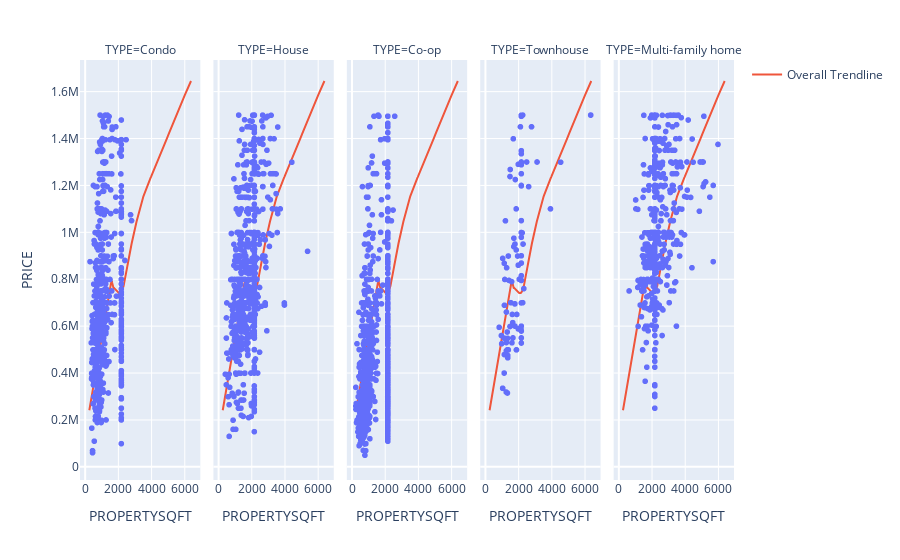

Notebook cell for this chart:
### Code cell
fig = px.scatter(data_frame=df, x = 'PROPERTYSQFT', y = 'PRICE' , facet_col= 'TYPE' , trendline= 'lowess' , trendline_scope='overall')
fig.show()

### Figure 1 — Plotly figure (JSON) as saved in the notebook; plotly's stock layout.template omitted (floating-point values rounded to 4 significant figures; data arrays with more than 128 entries replaced by an {"elided": "..."} marker saying what was removed)
{"data": [{"hovertemplate": "TYPE=Condo<br>PROPERTYSQFT=%{x}<br>PRICE=%{y}<extra></extra>", "legendgroup": "", "marker": {"color": "#636efa", "symbol": "circle"}, "mode": "markers", "name": "", "showlegend": false, "type": "scattergl", "x": {"elided": "600 float values"}, "xaxis": "x", "y": {"elided": "600 int values"}, "yaxis": "y"}, {"hovertemplate": "TYPE=House<br>PROPERTYSQFT=%{x}<br>PRICE=%{y}<extra></extra>", "legendgroup": "", "marker": {"color": "#636efa", "symbol": "circle"}, "mode": "markers", "name": "", "showlegend": false, "type": "scattergl", "x": {"elided": "831 float values"}, "xaxis": "x2", "y": {"elided": "831 int values"}, "yaxis": "y2"}, {"hovertemplate": "TYPE=Co-op<br>PROPERTYSQFT=%{x}<br>PRICE=%{y}<extra></extra>", "legendgroup": "", "marker": {"color": "#636efa", "symbol": "circle"}, "mode": "markers", "name": "", "showlegend": false, "type": "scattergl", "x": {"elided": "1255 float values"}, "xaxis": "x3", "y": {"elided": "1255 int values"}, "yaxis": "y3"}, {"hovertemplate": "TYPE=Townhouse<br>PROPERTYSQFT=%{x}<br>PRICE=%{y}<extra></extra>", "legendgroup": "", "marker": {"color": "#636efa", "symbol": "circle"}, "mode": "markers", "name": "", "showlegend": false, "type": "scattergl", "x": [1162.0, 1734.0, 1638.0, 2184.0, 1548.0, 1440.0, 980.0, 1793.0, 1793.0, 2264.0, 2288.0, 1330.0, 1912.0, 1618.0, 1998.0, 1059.0, 1059.0, 3134.0, 2184.0, 2184.0, 1364.0, 1150.0, 2160.0, 2160.0, 1596.0, 2058.0, 2184.0, 1224.0, 2184.0, 1283.0, 1270.0, 996.0, 1513.0, 2184.0, 1400.0, 1400.0, 1280.0, 2266.0, 1344.0, 1677.0, 4560.0, 1960.0, 2184.0, 1874.0, 2184.0, 2184.0, 2504.0, 2184.0, 1296.0, 1159.0, 2625.0, 1280.0, 1500.0, 2184.0, 2184.0, 846.0, 1152.0, 2184.0, 2000.0, 2184.0, 1800.0, 2236.0, 1354.0, 1700.0, 2800.0, 1728.0, 1148.0, 2184.0, 1500.0, 2128.0, 2184.0, 2184.0, 1056.0, 2184.0, 2184.0, 2000.0, 2000.0, 1875.0, 2184.0, 2337.0, 2184.0, 2184.0, 1664.0, 6375.0, 6375.0, 3944.0, 2184.0, 2184.0, 1184.0, 1821.0, 2184.0, 1890.0, 1890.0, 1800.0, 1332.0, 1365.0], "xaxis": "x4", "y": [689000, 975000, 650000, 1250000, 699998, 795000, 559900, 695000, 695000, 1499999, 950000, 575000, 650000, 529000, 1290000, 334999, 334999, 1299999, 815000, 1499000, 475000, 549000, 588000, 588000, 790000, 799900, 1050000, 1049000, 549990, 660000, 318888, 525000, 1268000, 1198000, 499000, 899000, 495000, 700000, 315000, 549999, 1299000, 899000, 900000, 1099999, 869000, 1335000, 1299900, 1288000, 849000, 478888, 1195000, 530000, 1238000, 795000, 795000, 595000, 868000, 1348000, 588000, 600000, 950000, 998000, 548000, 1399000, 1450000, 939000, 399985, 1200000, 598500, 1450000, 979000, 699000, 889000, 579000, 528000, 860000, 860000, 925000, 999000, 760000, 999000, 1300000, 615000, 1500000, 1500000, 1100000, 1499000, 1495000, 799000, 1225000, 1495000, 499000, 499000, 599999, 499000, 465000], "yaxis": "y4"}, {"hovertemplate": "TYPE=Multi-family home<br>PROPERTYSQFT=%{x}<br>PRICE=%{y}<extra></extra>", "legendgroup": "", "marker": {"color": "#636efa", "symbol": "circle"}, "mode": "markers", "name": "", "showlegend": false, "type": "scattergl", "x": {"elided": "519 float values"}, "xaxis": "x5", "y": {"elided": "519 int values"}, "yaxis": "y5"}, {"hovertemplate": "<b>LOWESS trendline</b><br><br>PROPERTYSQFT=%{x}<br>PRICE=%{y} <b>(trend)</b><extra></extra>", "legendgroup": "Overall Trendline", "line": {"color": "#EF553B"}, "mode": "lines", "name": "Overall Trendline", "showlegend": false, "type": "scatter", "x": {"elided": "3301 float values"}, "xaxis": "x", "y": {"elided": "3301 float values"}, "yaxis": "y"}, {"hovertemplate": "<b>LOWESS trendline</b><br><br>PROPERTYSQFT=%{x}<br>PRICE=%{y} <b>(trend)</b><extra></extra>", "legendgroup": "Overall Trendline", "line": {"color": "#EF553B"}, "mode": "lines", "name": "Overall Trendline", "showlegend": false, "type": "scatter", "x": {"elided": "3301 float values"}, "xaxis": "x2", "y": {"elided": "3301 float values"}, "yaxis": "y2"}, {"hovertemplate": "<b>LOWESS trendline</b><br><br>PROPERTYSQFT=%{x}<br>PRICE=%{y} <b>(trend)</b><extra></extra>", "legendgroup": "Overall Trendline", "line": {"color": "#EF553B"}, "mode": "lines", "name": "Overall Trendline", "showlegend": false, "type": "scatter", "x": {"elided": "3301 float values"}, "xaxis": "x3", "y": {"elided": "3301 float values"}, "yaxis": "y3"}, {"hovertemplate": "<b>LOWESS trendline</b><br><br>PROPERTYSQFT=%{x}<br>PRICE=%{y} <b>(trend)</b><extra></extra>", "legendgroup": "Overall Trendline", "line": {"color": "#EF553B"}, "mode": "lines", "name": "Overall Trendline", "showlegend": false, "type": "scatter", "x": {"elided": "3301 float values"}, "xaxis": "x4", "y": {"elided": "3301 float values"}, "yaxis": "y4"}, {"hovertemplate": "<b>LOWESS trendline</b><br><br>PROPERTYSQFT=%{x}<br>PRICE=%{y} <b>(trend)</b><extra></extra>", "legendgroup": "Overall Trendline", "line": {"color": "#EF553B"}, "mode": "lines", "name": "Overall Trendline", "showlegend": true, "type": "scatter", "x": {"elided": "3301 float values"}, "xaxis": "x5", "y": {"elided": "3301 float values"}, "yaxis": "y5"}], "layout": {"annotations": [{"font": {}, "showarrow": false, "text": "TYPE=Condo", "x": 0.092, "xanchor": "center", "xref": "paper", "y": 1, "yanchor": "bottom", "yref": "paper"}, {"font": {}, "showarrow": false, "text": "TYPE=House", "x": 0.296, "xanchor": "center", "xref": "paper", "y": 1, "yanchor": "bottom", "yref": "paper"}, {"font": {}, "showarrow": false, "text": "TYPE=Co-op", "x": 0.5, "xanchor": "center", "xref": "paper", "y": 1, "yanchor": "bottom", "yref": "paper"}, {"font": {}, "showarrow": false, "text": "TYPE=Townhouse", "x": 0.704, "xanchor": "center", "xref": "paper", "y": 1, "yanchor": "bottom", "yref": "paper"}, {"font": {}, "showarrow": false, "text": "TYPE=Multi-family home", "x": 0.908, "xanchor": "center", "xref": "paper", "y": 1, "yanchor": "bottom", "yref": "paper"}], "legend": {"tracegroupgap": 0}, "margin": {"t": 60}, "xaxis": {"anchor": "y", "domain": [0, 0.184], "title": {"text": "PROPERTYSQFT"}}, "xaxis2": {"anchor": "y2", "domain": [0.204, 0.388], "matches": "x", "title": {"text": "PROPERTYSQFT"}}, "xaxis3": {"anchor": "y3", "domain": [0.408, 0.592], "matches": "x", "title": {"text": "PROPERTYSQFT"}}, "xaxis4": {"anchor": "y4", "domain": [0.612, 0.796], "matches": "x", "title": {"text": "PROPERTYSQFT"}}, "xaxis5": {"anchor": "y5", "domain": [0.816, 1], "matches": "x", "title": {"text": "PROPERTYSQFT"}}, "yaxis": {"anchor": "x", "domain": [0, 1], "title": {"text": "PRICE"}}, "yaxis2": {"anchor": "x2", "domain": [0, 1], "matches": "y", "showticklabels": false}, "yaxis3": {"anchor": "x3", "domain": [0, 1], "matches": "y", "showticklabels": false}, "yaxis4": {"anchor": "x4", "domain": [0, 1], "matches": "y", "showticklabels": false}, "yaxis5": {"anchor": "x5", "domain": [0, 1], "matches": "y", "showticklabels": false}}}
